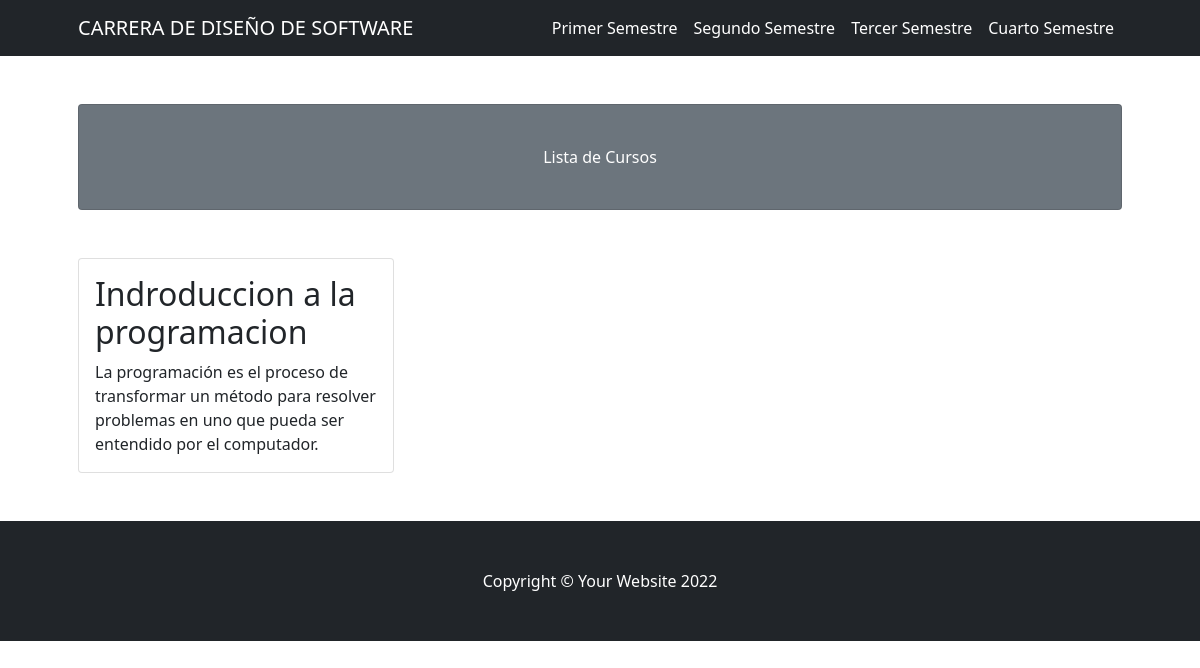
Screenshot of /semestre/1/ with the database file from the repository.
### curso/models.py (models this page shows, shortened)
class Semestre(models.Model):
    nombre = models.CharField(max_length=200)
    pud_date = models.DateTimeField(auto_now=True)

class Curso(models.Model):
    titulo = models.CharField(max_length=100)
    descripcion = models.TextField()
    semestre = models.ForeignKey(Semestre, on_delete=models.CASCADE)

### curso/views.py (the view)
# urls.py: path('semestre/<int:semestre_id>/', views.Semestres, name='semestre')
def Semestres(request, semestre_id):
    list_cursos = Curso.objects.filter(semestre=semestre_id)
    list_semestres = Semestre.objects.all()
    context = {
        'list_curso': list_cursos,
        'semestre' : list_semestres
    }
    return render(request, 'semestres.html', context)

### curso/templates/semestres.html
{% extends "layout.html" %}
{% block content %}
{% for list in list_curso %}
<div class="col-md-4 mb-5">
    <div class="card h-100">
        <div class="card-body">
            <h2 class="card-title">{{ list.titulo }}</h2>
            <p class="card-text">{{ list.descripcion }}</p>
        </div>
    </div>
</div>
{% endfor %}
{% endblock %}

### curso/templates/layout.html (shortened to what this page needs)
<!DOCTYPE html>
<html lang="en">
    <head>
        {% load static %}
        <link href="{% static 'css/styles.css' %}" rel="stylesheet" />
    </head>
    <body>
        <nav class="navbar navbar-expand-lg navbar-dark bg-dark">
            <div class="container px-5">
                <a class="navbar-brand" href="#!">CARRERA DE DISEÑO DE SOFTWARE</a>
                <div class="collapse navbar-collapse" id="navbarSupportedContent">
                    <ul class="navbar-nav ms-auto mb-2 mb-lg-0">
                        {% for semestre in semestre %}
                        <li class="nav-item"><a class="nav-link active" aria-current="page" href="/semestre/{{ semestre.id }}/">{{ semestre.nombre }}</a></li>
                        {% endfor %}
                    </ul>
                </div>
            </div>
        </nav>
        <div class="container px-4 px-lg-5">
            <div class="card text-white bg-secondary my-5 py-4 text-center">
                <div class="card-body"><p class="text-white m-0">Lista de Cursos</p></div>
            </div>
            <div class="row gx-4 gx-lg-5">
                {% block content %}
                {% endblock %}
            </div>
        </div>
        <footer class="py-5 bg-dark">
            <div class="container px-4 px-lg-5"><p class="m-0 text-center text-white">Copyright &copy; Your Website 2022</p></div>
        </footer>
    </body>
</html>

### rows the page displays
Semestre: nombre "Primer Semestre"
Semestre: nombre "Segundo Semestre"
Semestre: nombre "Tercer Semestre"
Semestre: nombre "Cuarto Semestre"
Curso: titulo "Indroduccion a la programacion", descripcion "La programación es el proceso de transformar un método para resolver problemas en uno que pueda ser entendido por el computador."
